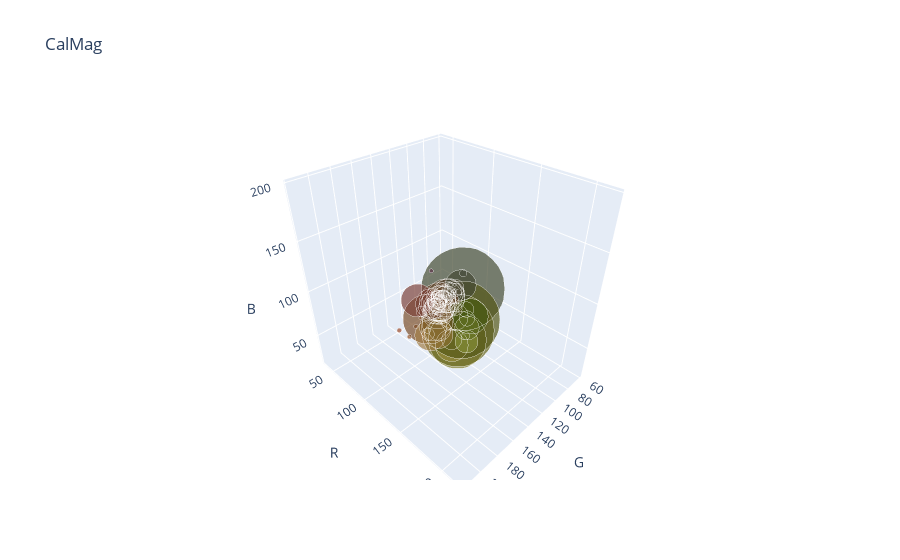

Notebook source saved alongside this figure:
### Markdown cell above
Compute aggregate stats for each treatment separately.

### Code cell
from collections import Counter
import plotly.express as px
import plotly.graph_objects as go
# from mpl_toolkits.mplot3d import Axes3D
# %matplotlib inline

treatments = list(np.unique(df['Treatment']))
for treatment in treatments:
    subset = df[df['Treatment'] == treatment]
    print(treatment + ":", len(subset))
    
    colors = subset.loc[:, ['R', 'G', 'B', 'Freq']].head(100)
    colors['R'] = colors['R'].astype(float) * 256
    colors['G'] = colors['G'].astype(float) * 256
    colors['B'] = colors['B'].astype(float) * 256
    colors['Freq'] = colors['Freq'].astype(int)
    print(colors)

    fig = go.Figure()
    colors_map = [f'rgb({c[0]}, {c[1]}, {c[2]})' for c in list(colors.apply(
        lambda r: (float(r['R']), float(r['G']), float(r['B'])), axis=1))]
    sizes_map = [(int(f) / 2000) for f in list(colors['Freq'])]
    trace=dict(type='scatter3d',
               x=colors['R'],
               y=colors['G'],
               z=colors['B'],
               mode='markers',
               marker=dict(color=colors_map, size=sizes_map))
    fig.add_trace(trace)
    fig.update_layout(title=treatment, scene=dict(
        xaxis_title='G',
        yaxis_title='R',
        zaxis_title='B'))
    fig.show()
